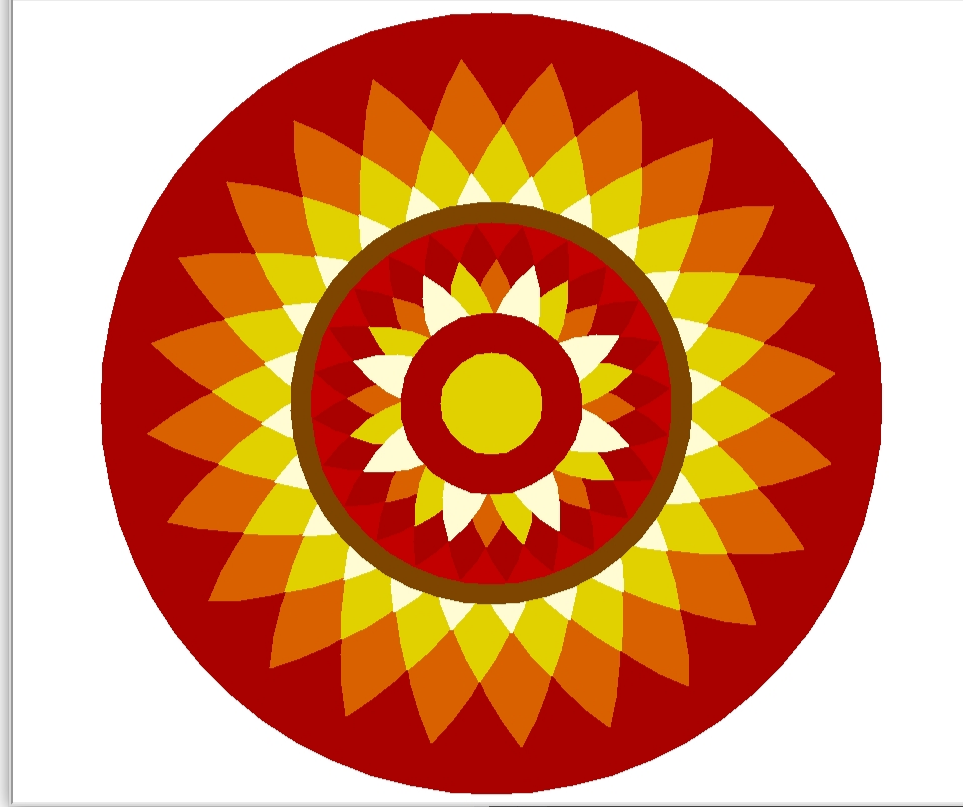

Write the Python code that produced this figure.
import turtle

op=turtle.Turtle()
wn=turtle.Screen()

def cir(size):
    op.penup()
    op.setheading(0)
    op.setpos(0,-size)
    op.pendown()
    op.begin_fill()
    op.circle(size)
    op.end_fill()
    op.home()
def petal(size,angle):
    op.begin_fill()
    for i in range(2):
        op.circle(size,angle)
        op.left(180-angle)
    op.end_fill()
def flower(n,size,angle):
    for i in range(n):
        petal(size,angle)
        op.left(360.0/n)
op.pensize(2)
op.speed(5000)
op.color('#A90000','#A90000')
cir(390)
op.color('#DA6100','#DA6100')
flower(24,300,70)
op.left(22.5)
op.color('#E2D100','#E2D100')
flower(24,243,70)
op.right(22.5)
op.color('#FFFCD4','#FFFCD4')
flower(24,200,70)
op.color('#7D4500','#7D4500')
cir(200)
op.color('#C30000','#C30000')
cir(180)
op.color('#A90000','#A90000')
flower(24,155,70)
op.left(8)
op.color('#DA6100','#DA6100')
flower(8,125,70)
op.left(15)
op.color('#E2D100','#E2D100')
flower(8,125,70)
op.left(15)
op.color('#FFFCD4','#FFFCD4')
flower(8,125,70)
op.color('#A90000','#A90000')
cir(90)
op.color('#E2D100','#E2D100')
cir(50)
wn.exitonclick()
